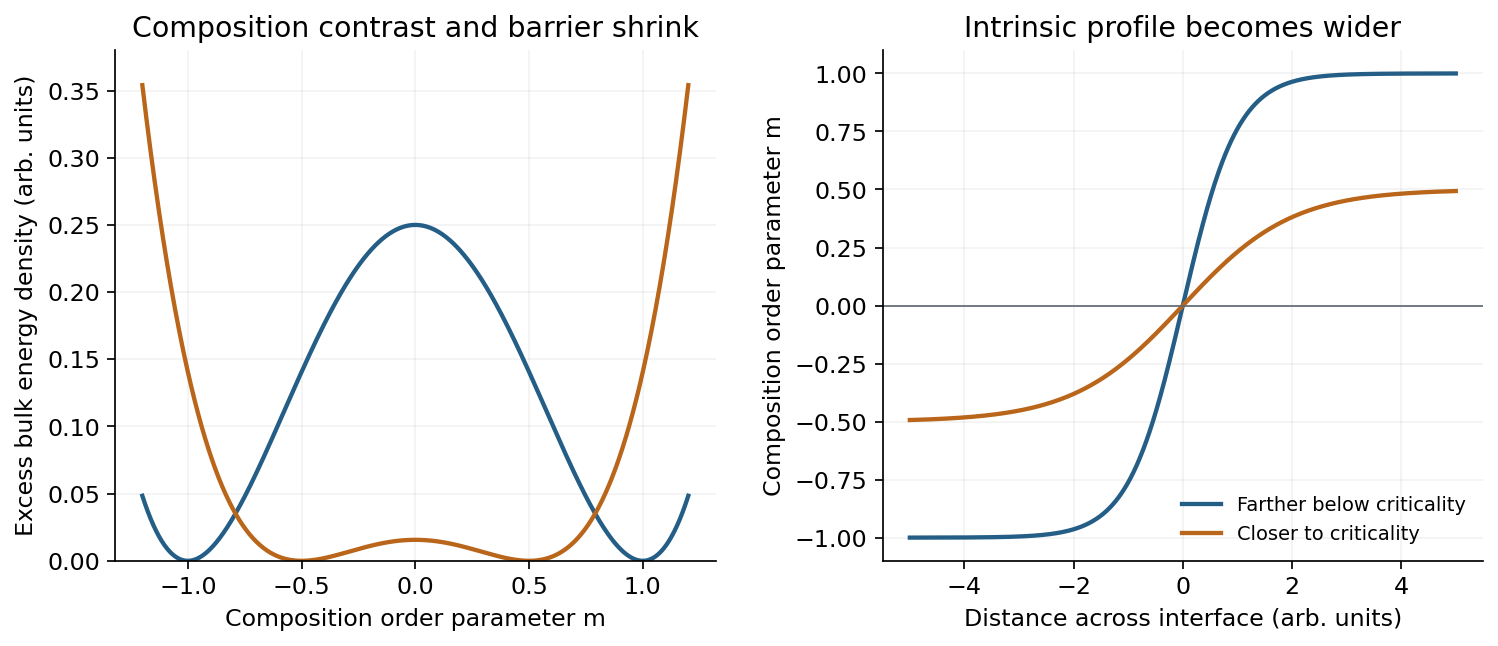

Source code (Python):
"""Original solution illustration; Python 3.14, NumPy 2.3.5, Matplotlib 3.10.7.
Run from the desired output directory; writes the PNG basename to cwd.
Dependencies are recorded in the repository's pyproject.toml.
"""
from pathlib import Path
import numpy as np
import matplotlib
matplotlib.use("Agg")
import matplotlib.pyplot as plt
from matplotlib.patches import Circle, FancyArrowPatch
plt.rcParams.update({"font.size":11,"axes.spines.top":False,"axes.spines.right":False,"figure.facecolor":"white","axes.facecolor":"white","savefig.facecolor":"white"})
BLUE="#245d85";ORANGE="#b9651a";GREEN="#267c5a";GREY="#606975"
def save(fig):
    fig.savefig(Path(__file__).with_suffix(".png").name,dpi=155,bbox_inches="tight",facecolor="white")
    plt.close(fig)
def arrow(ax,a,b,color=BLUE,scale=15,lw=2):
    ax.add_patch(FancyArrowPatch(a,b,arrowstyle="-|>",mutation_scale=scale,lw=lw,color=color))

from matplotlib.patches import Rectangle

def main():
    fig,axes=plt.subplots(1,2,figsize=(9.8,4.3));m=np.linspace(-1.2,1.2,800);z=np.linspace(-5,5,900);K=.5
    for r,color,label in [(-1.,BLUE,"Farther below criticality"),(-.25,ORANGE,"Closer to criticality")]:
        m0=np.sqrt(abs(r));w=np.sqrt(2*K/abs(r));f=.25*(m*m-m0*m0)**2
        axes[0].plot(m,f,color=color,lw=2,label=label);axes[1].plot(z,m0*np.tanh(z/w),color=color,lw=2,label=label)
    axes[0].set(xlabel="Composition order parameter m",ylabel="Excess bulk energy density (arb. units)",ylim=(0,.38),title="Composition contrast and barrier shrink")
    axes[1].axhline(0,color=GREY,lw=.8);axes[1].set(xlabel="Distance across interface (arb. units)",ylabel="Composition order parameter m",title="Intrinsic profile becomes wider")
    for ax in axes:ax.grid(alpha=.16)
    axes[1].legend(frameon=False,fontsize=9,loc="lower right")
    fig.tight_layout(w_pad=2);save(fig)
if __name__=="__main__":main()
